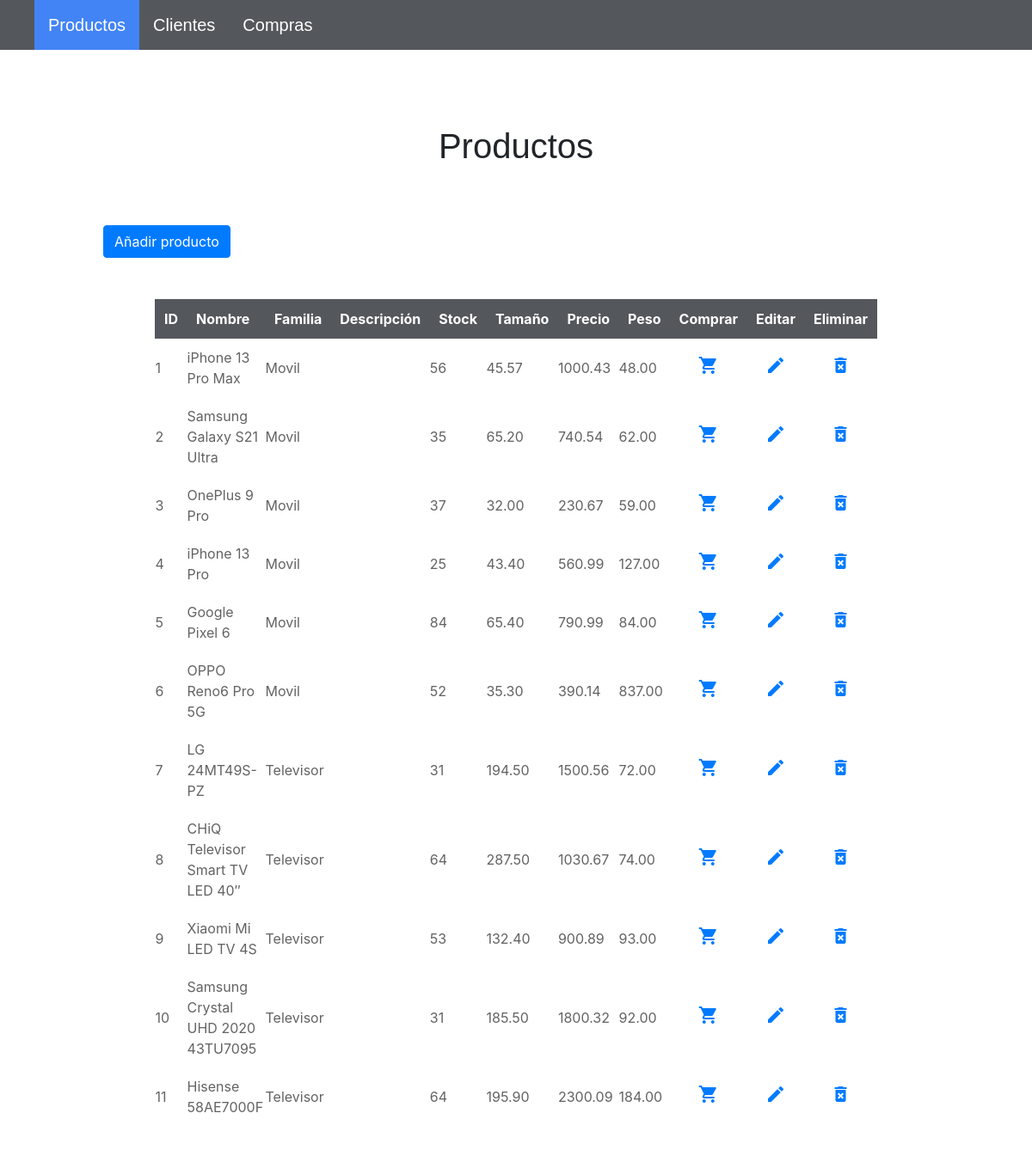
The page / on the database its author committed.
### tables this page shows
CREATE TABLE IF NOT EXISTS `PRODUCTS` (
  `ID` INT(10) NOT NULL AUTO_INCREMENT,
  `nameItem` VARCHAR(45) NOT NULL UNIQUE,
  `family` VARCHAR(45) NULL,
  `descr` VARCHAR(1000) NULL,
  `stock` INT(5) NOT NULL,
  `size` DECIMAL(10,2) NULL,
  `price` DECIMAL(10,2) NOT NULL,
  `weight` DECIMAL(10,2) NULL,
  PRIMARY KEY (`ID`));

### index.php (the view, shortened to what this page needs)
<?php
$user = "USER1";
$password = "ADBD2122";
$database = "app-tienda";
$db = mysqli_connect("localhost", $user, $password, $database) or die('Error al conectar al servidor MySQL.');
if ($result = $db->query('SELECT * FROM PRODUCTS')) {
?>
  <!DOCTYPE html>
  <html>
  <head>
    <link rel="stylesheet" href="./assets/styles/main.css">
    <link rel="stylesheet" href="https://cdn.jsdelivr.net/npm/bootstrap@4.6.1/dist/css/bootstrap.min.css">
  </head>
  <body>
    <div class="header">
      <ul class="navBar">
        <li><a class="active" href="./index.php">Productos</a></li>
        <li><a href="./pages/clients/clients.php">Clientes</a></li>
        <li><a href="./pages/purchases/purchases.php">Compras</a></li>
      </ul>
      <h1>Productos</h1>
    </div>
    <div class="buttonDiv">
      <input type="submit" name="update" value="Añadir producto" class="btn btn-primary" role="link" onclick="window.location=`./pages/products/add-product.html`">
    </div>
    <div class="tableDiv">
      <table>
        <thead>
          <tr>
            <th>ID</th>
            <th>Nombre</th>
            <th>Familia</th>
            <th>Descripción</th>
            <th>Stock</th>
            <th>Tamaño</th>
            <th>Precio</th>
            <th>Peso</th>
            <th style="text-align: center;">Comprar</th>
            <th style="text-align: center;">Editar</th>
            <th style="text-align: center;">Eliminar</th>
          </tr>
        </thead>
        <?php while ($row = $result->fetch_assoc()) : ?>
          <tbody>
            <tr class="item">
              <td><?php echo $row['ID']; ?>
              <td><?php echo $row['nameItem']; ?></td>
              <td><?php echo $row['family']; ?></td>
              <td><?php echo $row['descr']; ?></td>
              <td><?php echo $row['stock']; ?></td>
              <td><?php echo $row['size']; ?></td>
              <td><?php echo $row['price']; ?></td>
              <td<?php echo $column == 'weight' ? $add_class : ''; ?>><?php echo $row['weight']; ?>
                <td style="text-align: center;"><a href="./pages/purchases/add-purchase.php?id=<?php echo $row['ID']; ?>"><i class="material-icons">shopping_cart</i></a></td>
                <td style="text-align: center;"><a href="./pages/products/edit-product.php?id=<?php echo $row['ID']; ?>"><i class="material-icons">edit</i></a></td>
                <td style="text-align: center;"><a href="./pages/products/actions/delete.php?ID=<?php echo $row['ID']; ?>"><i class="material-icons">delete_forever</i></a></td>
            </tr>
          <tbody>
          <?php endwhile; ?>
      </table>
    </div>
  </body>
  </html>
<?php
}
?>

### assets/styles/main.css (style rules this page uses)
html { font-family: Tahoma, Geneva, sans-serif; }
table { width: 70%; max-width: 70%; margin-left: auto; margin-right: auto; }
h1 { padding-top: 6%; }
th { background-color: #54585d; border: 1px solid #54585d; color: white; padding: 10px; max-width: 300px; }
td { padding: 10px 0px 10px 0px; color: #636363; }
tr { background-color: #ffffff; }
input { margin-left: 9%; }
.header { padding: 0px 0px 60px 0px; text-align: center; font-size: 20px; font-family: Arial, Geneva, sans-serif; }
.navBar { list-style-type: none; display: block; margin-left: auto; margin-right: auto; text-align: center; overflow: hidden; background-color: #54585d; }
.navBar li { float: left; }
.navBar li a { display: block; color: white; text-align: center; padding: 14px 16px; text-decoration: none; }
.navBar .active { background-color: #4284f5; color: white; pointer-events: none; }
.buttonDiv { padding-left: 10%; padding-bottom: 4%; }
.tableDiv { padding-bottom: 100px; }

### rows shown on the page
products: ID "1", nameItem "iPhone 13 Pro Max", family "Movil", stock "56", size "45.57", price "1000.43", weight "48.00"
products: ID "2", nameItem "Samsung Galaxy S21 Ultra", family "Movil", stock "35", size "65.20", price "740.54", weight "62.00"
products: ID "3", nameItem "OnePlus 9 Pro", family "Movil", stock "37", size "32.00", price "230.67", weight "59.00"
products: ID "4", nameItem "iPhone 13 Pro", family "Movil", stock "25", size "43.40", price "560.99", weight "127.00"
products: ID "5", nameItem "Google Pixel 6", family "Movil", stock "84", size "65.40", price "790.99", weight "84.00"
products: ID "6", nameItem "OPPO Reno6 Pro 5G", family "Movil", stock "52", size "35.30", price "390.14", weight "837.00"
products: ID "7", nameItem "LG 24MT49S-PZ", family "Televisor", stock "31", size "194.50", price "1500.56", weight "72.00"
products: ID "8", nameItem "CHiQ Televisor Smart TV LED 40″", family "Televisor", stock "64", size "287.50", price "1030.67", weight "74.00"
products: ID "9", nameItem "Xiaomi Mi LED TV 4S", family "Televisor", stock "53", size "132.40", price "900.89", weight "93.00"
products: ID "10", nameItem "Samsung Crystal UHD 2020 43TU7095", family "Televisor", stock "31", size "185.50", price "1800.32", weight "92.00"
products: ID "11", nameItem "Hisense 58AE7000F", family "Televisor", stock "64", size "195.90", price "2300.09", weight "184.00"
